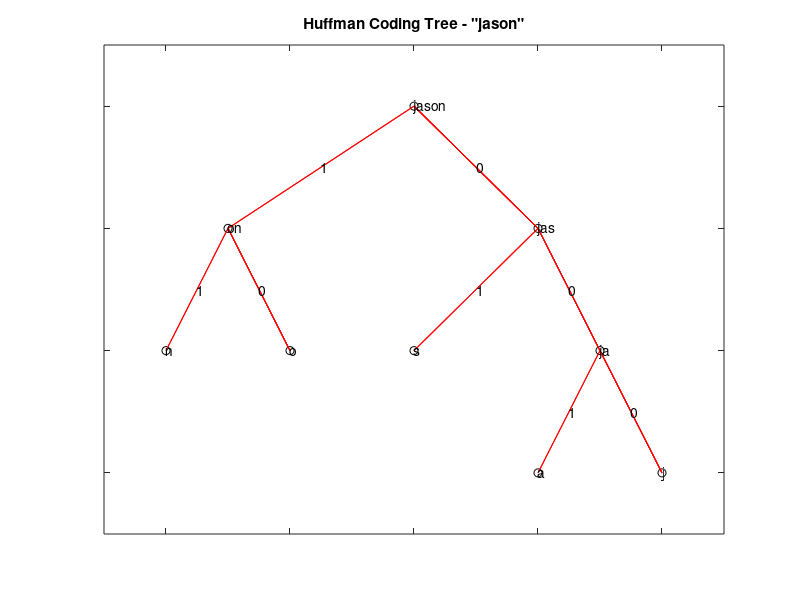

Reproduce this figure in MATLAB.
%Huffman Encoding

my_str = 'jason';

%calculation of probabilities
prob_dist = double(my_str);

%Display character vs. probability
disp('Character Probability:');
for i = 1:length(prob_dist)
	display(strcat(my_str(i),' -->  ',num2str(prob_dist(i))));
end
total = sum(prob_dist)

%initialize encoding array
for i = 1:length(my_str)
	sorted_str{i} = my_str(i);
end

% Save initial set of symbols and probabilities for later use
init_str = sorted_str;
init_prob = prob_dist;

%Huffman coding process
sorted_prob = prob_dist;
rear = 1;
while (length(sorted_prob) > 1)
	% Sort probs
	[sorted_prob,indeces] = sort(sorted_prob,'ascend');

	% Sort string based on indeces
	sorted_str = sorted_str(indeces);

	% Create new symbol
	new_node = strcat(sorted_str(2),sorted_str(1));
	new_prob = sum(sorted_prob(1:2));

	% Dequeue used symbols from "old" queue
	sorted_str =  sorted_str(3:length(sorted_str));
	sorted_prob = sorted_prob(3:length(sorted_prob));

	% Add new symbol back to "old" queue
	sorted_str = [sorted_str, new_node];
	sorted_prob = [sorted_prob, new_prob];

	% Add new symbol to "new" queue
	newq_str(rear) = new_node;
	newq_prob(rear) = new_prob;
	rear = rear + 1;
end

%Form Huffman tree

tree = [newq_str,init_str];
tree_prob = [newq_prob, init_prob];

% Sort all tree elements
[sorted_tree_prob,indeces] = sort(tree_prob,'descend');
sorted_tree = tree(indeces);

%Calculate tree parameters
parent(1) = 0;
num_children = 2;
for i = 2:length(sorted_tree)
	% Extract my symbol
	me = sorted_tree{i};

	% Find my parent's symbol (search until shortest match is found)
	count = 1;
	parent_maybe = sorted_tree{i-count};
	diff = strfind(parent_maybe,me);
	while (isempty(diff))
		count = count + 1;
		parent_maybe = sorted_tree{i-count};
		diff = strfind(parent_maybe,me);
	end
	parent(i) = i - count;
end

%plot Huffman tree
treeplot(parent);
title(strcat('Huffman Coding Tree - "',my_str,'"'));

%label tree nodes
[xs,ys,h,s] = treelayout(parent);
text(xs,ys,sorted_tree);

%label tree edges
for i = 2:length(sorted_tree)
	% Get my coordinate
	my_x = xs(i);
	my_y = ys(i);

	% Get parent coordinate
	parent_x = xs(parent(i));
	parent_y = ys(parent(i));

	% Calculate weight coordinate (midpoint)
	mid_x = (my_x + parent_x)/2;
	mid_y = (my_y + parent_y)/2;

	% Calculate weight (positive slope = 1, negative = 0)
	slope  = (parent_y - my_y)/(parent_x - my_x);
	if (slope > 0)
		weight(i) = 1;
	else
		weight(i) = 0;
	end
	text(mid_x,mid_y,num2str(weight(i)));
end

%print codebook
for i = 1:length(sorted_tree)
	% Initialize code
	code{i} = '';

	% Loop until root is found
	index = i;
	p = parent(index);
	while(p ~= 0)
		% Turn weight into code symbol
		w = num2str(weight(index));

		% Concatenate code symbol
		code{i} = strcat(w,code{i});

		% Continue towards root
		index = parent(index);
		p = parent(index);
	end
end
codeBook = [sorted_tree', code']

